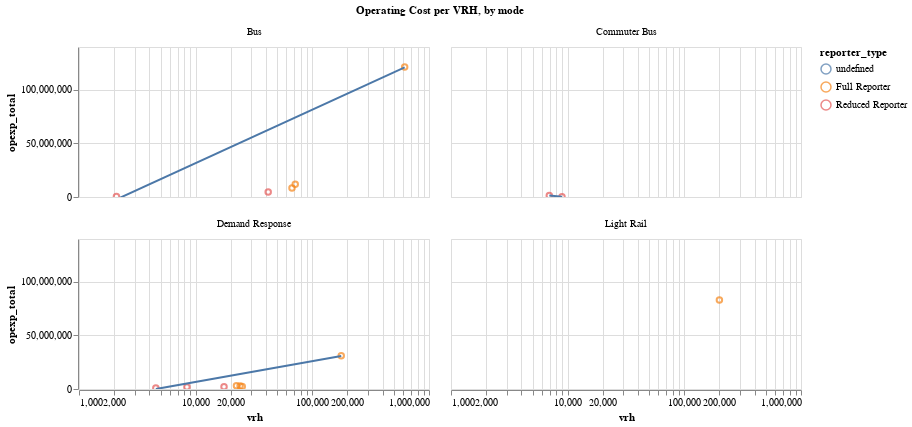

The notebook cell this image was saved under:
### Markdown cell above
### Operating cost per VRH
Lower is better

### Code cell
make_scatter(
    data=df[df["year"] == "2023"],
    y_ax="opexp_total",
    x_ax="vrh",
    color="reporter_type",
    log_scale=True,
    lin_y_ax=True,
    chart_title=""
).facet(
    facet=alt.Facet("mode", 
                    title="Operating Cost per VRH, by mode"
                   ),
    columns=2,
)

### Figure 1 — Vega-Lite specification as saved in the notebook (floating-point values rounded to 4 significant figures)
{"config": {"view": {"continuousWidth": 300, "continuousHeight": 300}}, "data": {"name": "data-da3bdcf3328d25ecd9ac3e7b34a2fa37"}, "facet": {"field": "mode", "title": "Operating Cost per VRH, by mode", "type": "nominal"}, "spec": {"layer": [{"mark": {"type": "point"}, "encoding": {"color": {"field": "reporter_type", "type": "nominal"}, "tooltip": [{"field": "vrh", "type": "quantitative"}, {"field": "opexp_total", "type": "quantitative"}, {"field": "agency_name", "type": "nominal"}], "x": {"field": "vrh", "scale": {"type": "log"}, "type": "quantitative"}, "y": {"field": "opexp_total", "type": "quantitative"}}, "name": "view_4", "title": ""}, {"mark": {"type": "line"}, "encoding": {"color": {"field": "reporter_type", "type": "nominal"}, "tooltip": [{"field": "vrh", "type": "quantitative"}, {"field": "opexp_total", "type": "quantitative"}, {"field": "agency_name", "type": "nominal"}], "x": {"field": "vrh", "scale": {"type": "log"}, "type": "quantitative"}, "y": {"field": "opexp_total", "type": "quantitative"}}, "title": "", "transform": [{"on": "vrh", "regression": "opexp_total"}]}], "height": 150, "width": 350}, "columns": 2, "params": [{"name": "param_4", "select": {"type": "interval", "encodings": ["x", "y"]}, "bind": "scales", "views": ["view_4"]}], "$schema": "https://vega.github.io/schema/vega-lite/v5.20.1.json", "datasets": {"data-da3bdcf3328d25ecd9ac3e7b34a2fa37": [{"agency_name": "City of Davis (DCT) - Transit/Parks and Community Services", "agency_status": "Active", "city": "Davis", "mode": "Demand Response", "service": "Directly Operated", "ntd_id": "90167", "reporter_type": "Reduced Reporter", "reporting_module": "Urban", "state": "CA", "primary_uza_name": "Davis, CA", "year": "2023", "upt": 12956, "vrh": 4558, "vrm": 47130, "opexp_total": 910233, "RTPA": "Sacramento Area Council of Governments", "_merge": "both"}, {"agency_name": "County of Sacramento Municipal Services Agency (SCT Link) - Department of Transportation", "agency_status": "Active", "city": "Sacramento", "mode": "Demand Response", "service": "Purchased Transportation", "ntd_id": "90216", "reporter_type": "Reduced Reporter", "reporting_module": "Urban", "state": "CA", "primary_uza_name": "Sacramento, CA", "year": "2023", "upt": 23933, "vrh": 8420, "vrm": 93665, "opexp_total": 1761821, "RTPA": "Sacramento Area Council of Governments", "_merge": "both"}, {"agency_name": "County of Sacramento Municipal Services Agency (SCT Link) - Department of Transportation", "agency_status": "Active", "city": "Sacramento", "mode": "Commuter Bus", "service": "Purchased Transportation", "ntd_id": "90216", "reporter_type": "Reduced Reporter", "reporting_module": "Urban", "state": "CA", "primary_uza_name": "Sacramento, CA", "year": "2023", "upt": 21872, "vrh": 8941, "vrm": 258550, "opexp_total": 329434, "RTPA": "Sacramento Area Council of Governments", "_merge": "both"}, {"agency_name": "County of Sacramento Municipal Services Agency (SCT Link) - Department of Transportation", "agency_status": "Active", "city": "Sacramento", "mode": "Bus", "service": "Purchased Transportation", "ntd_id": "90216", "reporter_type": "Reduced Reporter", "reporting_module": "Urban", "state": "CA", "primary_uza_name": "Sacramento, CA", "year": "2023", "upt": 2184, "vrh": 2094, "vrm": 65959, "opexp_total": 501557, "RTPA": "Sacramento Area Council of Governments", "_merge": "both"}, {"agency_name": "Paratransit, Inc.", "agency_status": "Active", "city": "Sacramento", "mode": "Demand Response", "service": "Directly Operated", "ntd_id": "90223", "reporter_type": "Full Reporter", "reporting_module": "Urban", "state": "CA", "primary_uza_name": "Sacramento, CA", "year": "2023", "upt": 41481, "vrh": 25080, "vrm": 424440, "opexp_total": 2373789, "RTPA": "Sacramento Area Council of Governments", "_merge": "both"}, {"agency_name": "Sacramento Regional Transit District", "agency_status": "Active", "city": "Sacramento", "mode": "Demand Response", "service": "Purchased Transportation - Transportation Network Company", "ntd_id": "90019", "reporter_type": "Full Reporter", "reporting_module": "Urban", "state": "CA", "primary_uza_name": "Sacramento, CA", "year": "2023", "upt": 64291, "vrh": 24023, "vrm": 529423, "opexp_total": 2875752, "RTPA": "Sacramento Area Council of Governments", "_merge": "both"}, {"agency_name": "Sacramento Regional Transit District", "agency_status": "Active", "city": "Sacramento", "mode": "Light Rail", "service": "Directly Operated", "ntd_id": "90019", "reporter_type": "Full Reporter", "reporting_module": "Urban", "state": "CA", "primary_uza_name": "Sacramento, CA", "year": "2023", "upt": 6140920, "vrh": 199774, "vrm": 3588470, "opexp_total": 83048077, "RTPA": "Sacramento Area Council of Governments", "_merge": "both"}, {"agency_name": "Sacramento Regional Transit District", "agency_status": "Active", "city": "Sacramento", "mode": "Demand Response", "service": "Directly Operated", "ntd_id": "90019", "reporter_type": "Full Reporter", "reporting_module": "Urban", "state": "CA", "primary_uza_name": "Sacramento, CA", "year": "2023", "upt": 429347, "vrh": 176917, "vrm": 2695918, "opexp_total": 31106478, "RTPA": "Sacramento Area Council of Governments", "_merge": "both"}, {"agency_name": "Sacramento Regional Transit District", "agency_status": "Active", "city": "Sacramento", "mode": "Bus", "service": "Directly Operated", "ntd_id": "90019", "reporter_type": "Full Reporter", "reporting_module": "Urban", "state": "CA", "primary_uza_name": "Sacramento, CA", "year": "2023", "upt": 7715110, "vrh": 618702, "vrm": 7219695, "opexp_total": 121328770, "RTPA": "Sacramento Area Council of Governments", "_merge": "both"}, {"agency_name": "University of California, Davis (ASUCD) - Associated Students of the University of California, Davis", "agency_status": "Active", "city": "Davis", "mode": "Bus", "service": "Directly Operated", "ntd_id": "90142", "reporter_type": "Full Reporter", "reporting_module": "Urban", "state": "CA", "primary_uza_name": "Davis, CA", "year": "2023", "upt": 3028186, "vrh": 66932, "vrm": 697377, "opexp_total": 8411384, "RTPA": "Sacramento Area Council of Governments", "_merge": "both"}, {"agency_name": "Yolo County Transportation District (YCTD)", "agency_status": "Active", "city": "Woodland", "mode": "Demand Response", "service": "Purchased Transportation", "ntd_id": "90090", "reporter_type": "Full Reporter", "reporting_module": "Urban", "state": "CA", "primary_uza_name": "Sacramento, CA", "year": "2023", "upt": 33216, "vrh": 22370, "vrm": 407483, "opexp_total": 2937160, "RTPA": "Sacramento Area Council of Governments", "_merge": "both"}, {"agency_name": "Yolo County Transportation District (YCTD)", "agency_status": "Active", "city": "Woodland", "mode": "Bus", "service": "Purchased Transportation", "ntd_id": "90090", "reporter_type": "Full Reporter", "reporting_module": "Urban", "state": "CA", "primary_uza_name": "Sacramento, CA", "year": "2023", "upt": 644178, "vrh": 71370, "vrm": 1576566, "opexp_total": 11917092, "RTPA": "Sacramento Area Council of Governments", "_merge": "both"}, {"agency_name": "Yuba-Sutter Transit Authority (YSTA)", "agency_status": "Active", "city": "Marysville", "mode": "Bus", "service": "Purchased Transportation", "ntd_id": "90061", "reporter_type": "Reduced Reporter", "reporting_module": "Urban", "state": "CA", "primary_uza_name": "Yuba City, CA", "year": "2023", "upt": 442664, "vrh": 41852, "vrm": 497053, "opexp_total": 4741997, "RTPA": "Sacramento Area Council of Governments", "_merge": "both"}, {"agency_name": "Yuba-Sutter Transit Authority (YSTA)", "agency_status": "Active", "city": "Marysville", "mode": "Demand Response", "service": "Purchased Transportation", "ntd_id": "90061", "reporter_type": "Reduced Reporter", "reporting_module": "Urban", "state": "CA", "primary_uza_name": "Yuba City, CA", "year": "2023", "upt": 35256, "vrh": 17502, "vrm": 211943, "opexp_total": 2125604, "RTPA": "Sacramento Area Council of Governments", "_merge": "both"}, {"agency_name": "Yuba-Sutter Transit Authority (YSTA)", "agency_status": "Active", "city": "Marysville", "mode": "Commuter Bus", "service": "Purchased Transportation", "ntd_id": "90061", "reporter_type": "Reduced Reporter", "reporting_module": "Urban", "state": "CA", "primary_uza_name": "Yuba City, CA", "year": "2023", "upt": 38456, "vrh": 6960, "vrm": 266963, "opexp_total": 1329474, "RTPA": "Sacramento Area Council of Governments", "_merge": "both"}]}}
